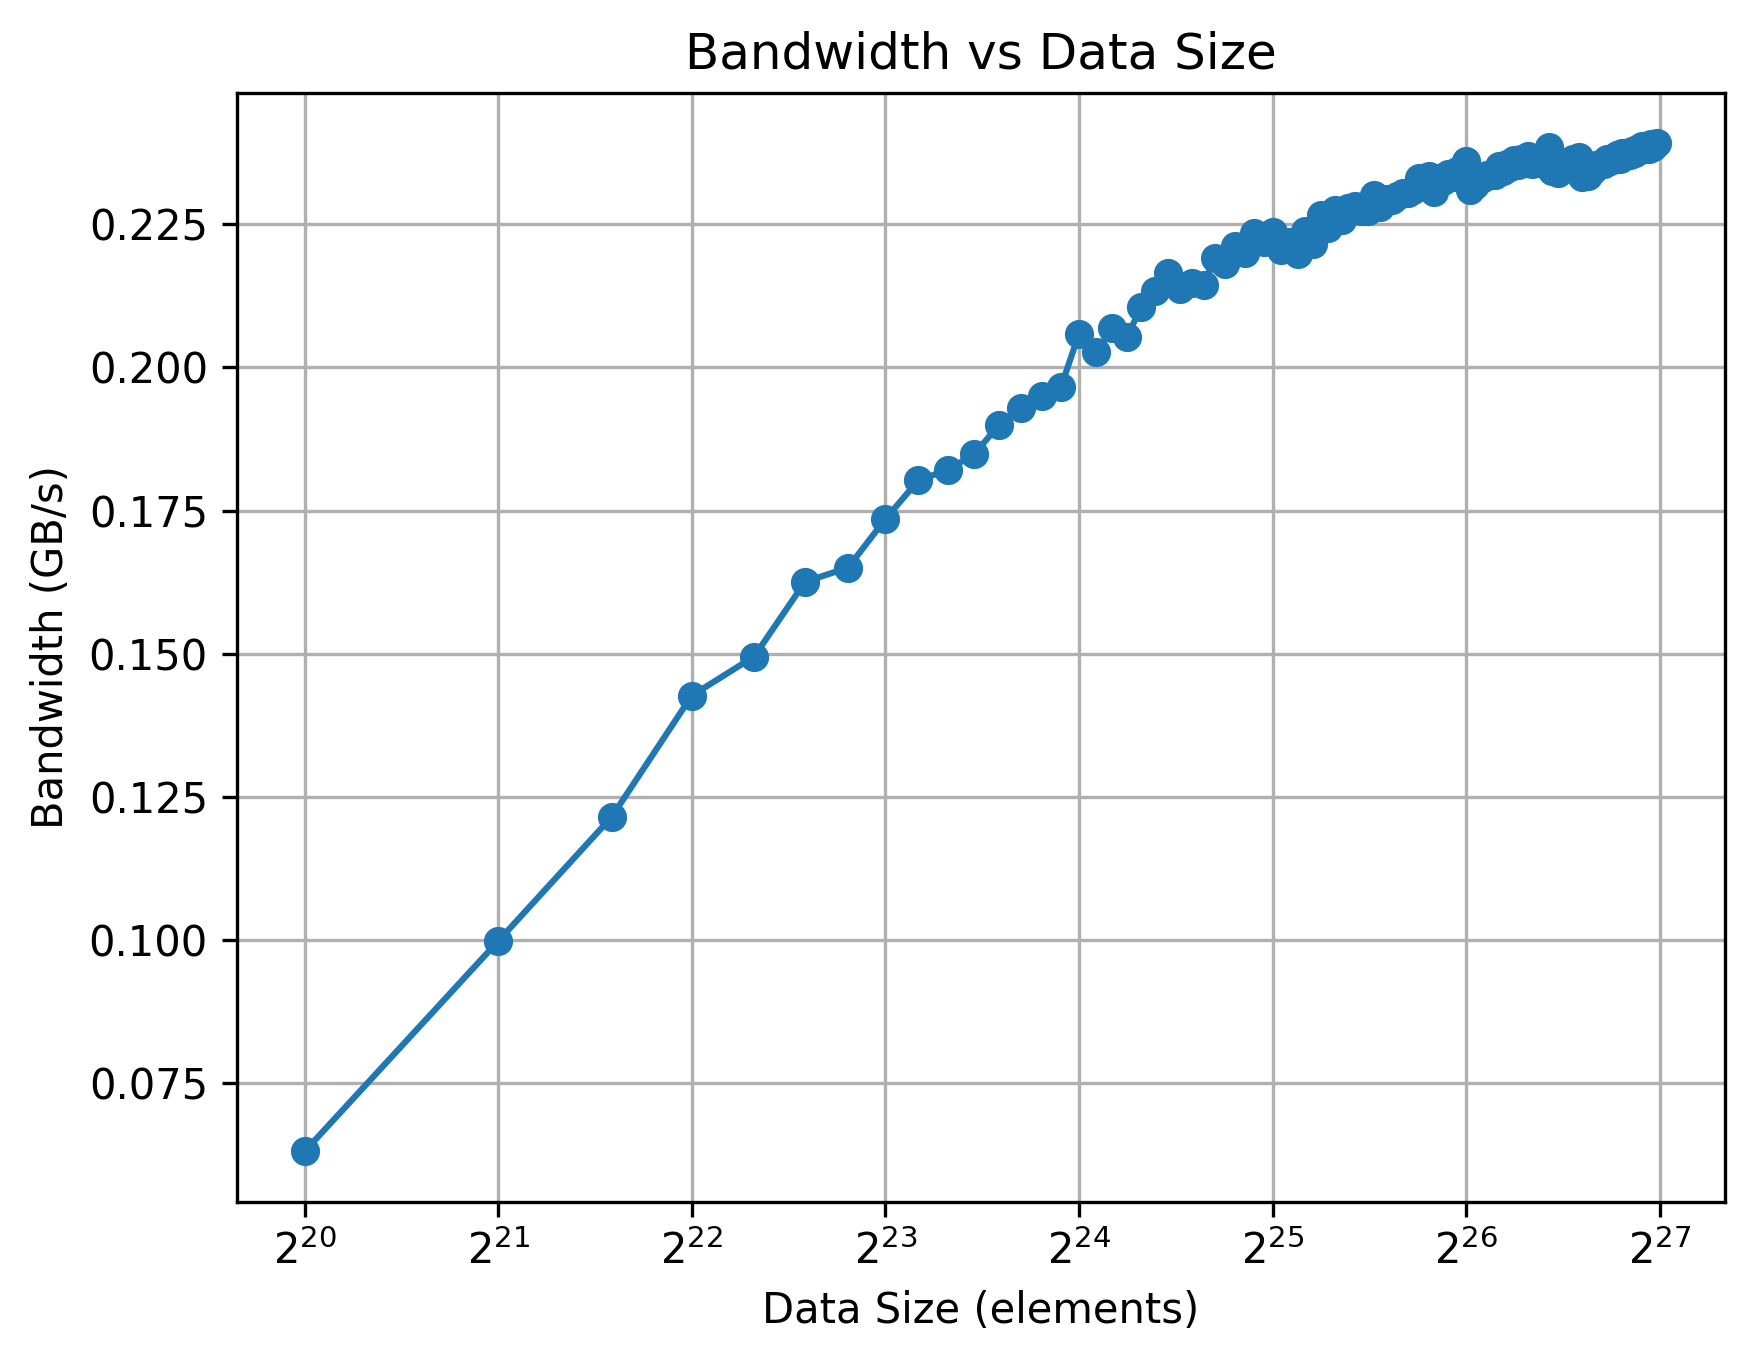

This figure's Python source:
import torch
import argparse
import pandas as pd
from pathlib import Path
import torch.multiprocessing as mp
import matplotlib.pyplot as plt

torch.ops.load_library("../build/lib/libst_pybinding.so")

# Function to initialize NCCL in each process
def perf_comm_process(rank, world_size, nccl_id, M, N, comm_op, result_dict):
    torch.cuda.set_device(rank)

    comm_class = torch.classes.flashoverlap_class.OverlapImpl()

    comm_class.nccl_init(rank, world_size, nccl_id)
    comm_class.cutlass_init()

    C = torch.empty((M, N), dtype=torch.float16, device="cuda").normal_(mean=0., std=0.5)

    if comm_op == "all_reduce":
        for _ in range(100):
            comm_class.nccl_allreduce(C)
        start_event = [torch.cuda.Event(enable_timing=True) for i in range(1000)]
        end_event = [torch.cuda.Event(enable_timing=True) for i in range(1000)]
        for i in range(1000):
            start_event[i].record()
            comm_class.nccl_allreduce(C)
            end_event[i].record()
        torch.cuda.synchronize()
        dur = torch.tensor([s.elapsed_time(e) for s, e in zip(start_event, end_event)], dtype=torch.float)
    elif comm_op == "reduce_scatter":
        for _ in range(100):
            comm_class.nccl_reducescatter(C)
        start_event = [torch.cuda.Event(enable_timing=True) for i in range(1000)]
        end_event = [torch.cuda.Event(enable_timing=True) for i in range(1000)]
        for i in range(1000):
            start_event[i].record()
            comm_class.nccl_reducescatter(C)
            end_event[i].record()
        torch.cuda.synchronize()
        dur = torch.tensor([s.elapsed_time(e) for s, e in zip(start_event, end_event)], dtype=torch.float)
    else:
        dur = 0

    result_dict[rank] = torch.mean(dur).item()

def perf_comm(M: int, N: int, comm_op: str):
    world_size = torch.cuda.device_count()
    if world_size < 2:
        raise RuntimeError("At least 2 GPUs are required!")
    
    nccl_id = torch.ops.flashoverlap_op.generate_nccl_id()
    torch.cuda.synchronize()
    # print(f"NCCL ID generated: {nccl_id[0]}")

    manager = mp.Manager()
    result_dict = manager.dict()

    # get the all reduce time
    mp.spawn(
            perf_comm_process,
            args=(world_size, nccl_id, M, N, comm_op, result_dict),
            nprocs=world_size
        )

    return result_dict[0]

# Define the main function
def main():
    world_size = torch.cuda.device_count()

    parser = argparse.ArgumentParser()
    parser.add_argument('--comm_op', type=str, default="all_reduce")
    args = parser.parse_args()

    data_sizes = [i for i in range(2**20, 2**27, 2**20)] 
    bandwidths = []
    size_len = len(data_sizes)
    comm_array = torch.zeros((size_len, 2))
    for i, size in enumerate(data_sizes):
        # 创建输入张量（torch.float16）
        input_data = torch.randn(size, dtype=torch.float16, device='cuda')

        avg_time = perf_comm(128, size // 128, args.comm_op)
        
        # 计算带宽（单位：GB/s）
        data_size_bytes = input_data.numel() * input_data.element_size()
        if args.comm_op == "all_reduce":
            total_data_transferred = data_size_bytes * 2 * (world_size - 1) # AllReduce 的数据传输量
        elif args.comm_op == "reduce_scatter":
            total_data_transferred = data_size_bytes * (world_size - 1) 
        else:
            raise ValueError("Unsupported communication operation")

        bandwidth = (total_data_transferred / avg_time) / (1024 ** 3)  # 转换为 GB/s
        bandwidths.append(bandwidth)

        comm_array[i, 0] = size
        comm_array[i, 1] = bandwidth
        
    plt.plot(data_sizes, bandwidths, marker='o')
    plt.xscale('log', base=2)
    plt.xlabel('Data Size (elements)')
    plt.ylabel('Bandwidth (GB/s)')
    plt.title('Bandwidth vs Data Size')
    plt.grid(True)
    plt.savefig('bandwidth.png', dpi=300, bbox_inches='tight')
    plt.show()

    torch.save(comm_array, "../configs/bandwidth_" + args.comm_op + "_tp" + str(world_size) + ".pt")

if __name__ == "__main__":
    main()